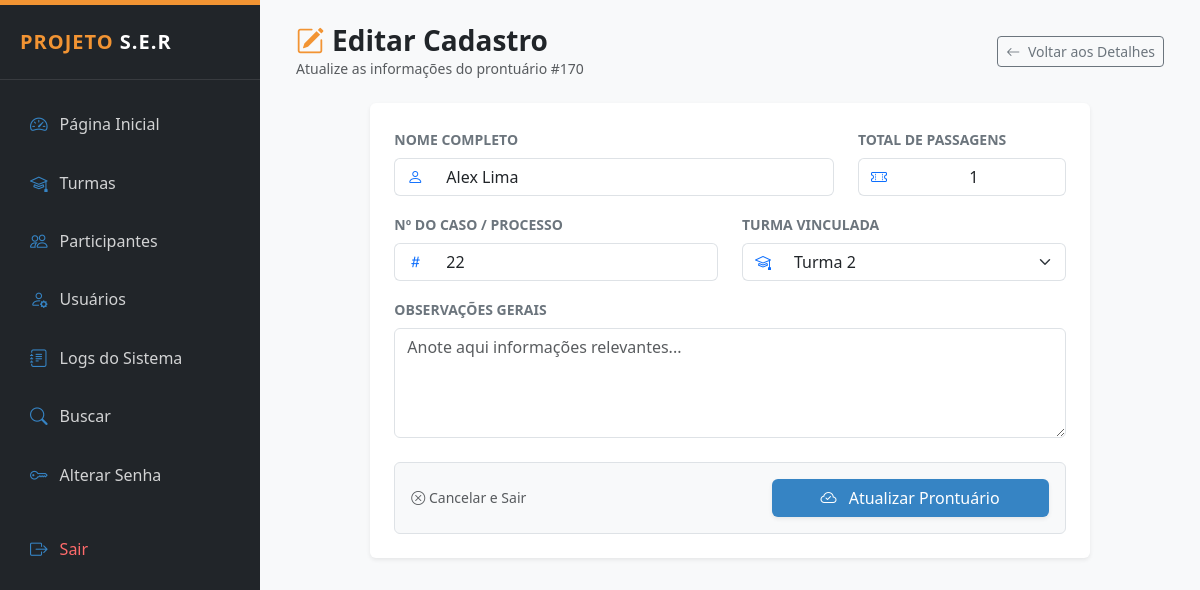
The page /public/participantes_editar.php?id=170 (signed in) on the database its author committed.
### tables this page shows
CREATE TABLE `participantes` (
  `id` int(11) NOT NULL,
  `nome` varchar(120) NOT NULL,
  `numero_processo` varchar(50) DEFAULT NULL,
  `cpf` varchar(11) DEFAULT NULL,
  `data_nascimento` date DEFAULT NULL,
  `telefone` varchar(20) DEFAULT NULL,
  `email` varchar(120) DEFAULT NULL,
  `endereco` varchar(150) DEFAULT NULL,
  `bairro` varchar(100) DEFAULT NULL,
  `turma_id` int(11) DEFAULT NULL,
  `observacoes` text DEFAULT NULL,
  `criado_em` timestamp NOT NULL DEFAULT current_timestamp(),
  `caso_id` int(11) DEFAULT NULL,
  `status` enum('ativo','inativo') DEFAULT 'ativo',
  `total_passagens` int(11) DEFAULT 0
);

CREATE TABLE `turmas` (
  `id` int(11) NOT NULL,
  `nome` varchar(120) NOT NULL,
  `descricao` text DEFAULT NULL,
  `responsavel` varchar(100) DEFAULT NULL,
  `data_inicio` date DEFAULT NULL,
  `data_fim` date DEFAULT NULL,
  `status` enum('ativa','encerrada') DEFAULT 'ativa',
  `criado_em` timestamp NOT NULL DEFAULT current_timestamp()
);

### public/participantes_editar.php (the view, shortened to what this page needs)
<?php
require_once __DIR__ . "/../config/conexao.php";
require_once __DIR__ . "/../layout/admin_header.php";
$id = $_GET['id'] ?? null;
$stmt = $pdo->prepare("SELECT id, nome, numero_processo, observacoes, turma_id, total_passagens FROM participantes WHERE id = ?");
$stmt->execute([$id]);
$p = $stmt->fetch(PDO::FETCH_ASSOC);
$stmtTurmas = $pdo->query("SELECT id, nome, status FROM turmas ORDER BY nome ASC");
$turmas = $stmtTurmas->fetchAll(PDO::FETCH_ASSOC);
?>
<div class="container-fluid">
    <div class="d-flex justify-content-between align-items-center mb-4">
        <div>
            <h3 class="fw-bold mb-0 text-dark">
                <i class="bi bi-pencil-square me-2" style="color: var(--ser-orange);"></i>Editar Cadastro
            </h3>
            <p class="text-muted small mb-0">Atualize as informações do prontuário #<?= $p['id'] ?></p>
        </div>
        <a href="participantes_detalhes.php?id=<?= $p['id'] ?>" class="btn btn-outline-secondary btn-sm">
            <i class="bi bi-arrow-left me-1"></i> Voltar aos Detalhes
        </a>
    </div>
    <div class="row justify-content-center">
        <div class="col-md-10">
            <div class="card border-0 shadow-sm">
                <div class="card-body p-4">
                    <form action="participantes_salvar.php" method="POST">
                        <div class="row">
                            <div class="col-md-8 mb-3">
                                <label class="form-label fw-bold text-secondary small text-uppercase">Nome Completo</label>
                                <div class="input-group">
                                    <span class="input-group-text bg-white border-end-0 text-primary"><i class="bi bi-person"></i></span>
                                    <input type="text" name="nome" class="form-control border-start-0"
                                           value="<?= htmlspecialchars($p['nome']) ?>" required>
                                </div>
                            </div>
                            <div class="col-md-4 mb-3">
                                <label class="form-label fw-bold text-secondary small text-uppercase">Total de Passagens</label>
                                <div class="input-group">
                                    <span class="input-group-text bg-white border-end-0 text-primary"><i class="bi bi-ticket-perforated"></i></span>
                                    <input type="number" name="total_passagens" class="form-control border-start-0 text-center"
                                           value="<?= $p['total_passagens'] ?? 0 ?>" min="0">
                                </div>
                            </div>
                        </div>
                        <div class="row">
                            <div class="col-md-6 mb-3">
                                <label class="form-label fw-bold text-secondary small text-uppercase">Nº do Caso / Processo</label>
                                <div class="input-group">
                                    <span class="input-group-text bg-white border-end-0 text-primary"><i class="bi bi-hash"></i></span>
                                    <input type="text" name="numero_processo" class="form-control border-start-0"
                                           value="<?= htmlspecialchars($p['numero_processo'] ?? '') ?>" required>
                                </div>
                            </div>
                            <div class="col-md-6 mb-3">
                                <label class="form-label fw-bold text-secondary small text-uppercase">Turma Vinculada</label>
                                <div class="input-group">
                                    <span class="input-group-text bg-white border-end-0 text-primary"><i class="bi bi-mortarboard"></i></span>
                                    <select name="turma_id" class="form-select border-start-0" required>
                                        <?php foreach ($turmas as $t): ?>
                                            <option value="<?= $t['id'] ?>" <?= ($t['id'] == $p['turma_id']) ? 'selected' : '' ?>>
                                                <?= htmlspecialchars($t['nome']) ?>
                                            </option>
                                        <?php endforeach; ?>
                                    </select>
                                </div>
                            </div>
                        </div>
                        <div class="mb-4">
                            <label class="form-label fw-bold text-secondary small text-uppercase">Observações Gerais</label>
                            <textarea name="observacoes" class="form-control" rows="4"
                                      placeholder="Anote aqui informações relevantes..."><?= htmlspecialchars($p['observacoes'] ?? '') ?></textarea>
                        </div>
                        <div class="d-flex justify-content-between align-items-center bg-light p-3 rounded border">
                            <a href="participantes_lista.php" class="text-muted text-decoration-none small">
                                <i class="bi bi-x-circle"></i> Cancelar e Sair
                            </a>
                            <button type="submit" class="btn px-5 shadow-sm" style="background-color: var(--ser-blue); color: white;">
                                <i class="bi bi-cloud-check me-2"></i> Atualizar Prontuário
                            </button>
                        </div>
                    </form>
                </div>
            </div>
        </div>
    </div>
</div>
<?php require_once __DIR__ . "/../layout/admin_footer.php"; ?>

### layout/admin_header.php (style rules this page uses)
:root { --ser-orange: #F29433; --ser-blue: #3684C4; --ser-wine: #A61C62; --ser-light: #f8f9fa; }
body { font-family: 'Segoe UI', Tahoma, Geneva, Verdana, sans-serif; background-color: var(--ser-light); }

### rows shown on the page
participantes: id "170", nome "Alex Lima", total_passagens "1", numero_processo "22", turma_id "Turma 2"
